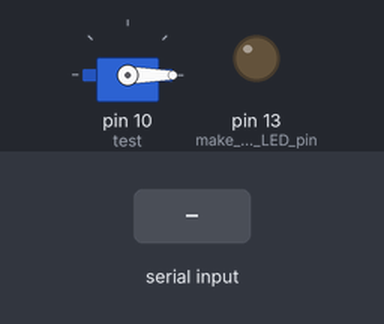
A sketch run on a simulated Arduino Uno, built with avr-gcc and run on an emulated ATmega328P. Shown: servo, output pins drawn as LEDs (lit = HIGH). The inputs (shaded band) are chosen by the test bench.

Above: at 1.2 s.
1.3 s: "90,45\n" received over Serial
At 3.4 s:
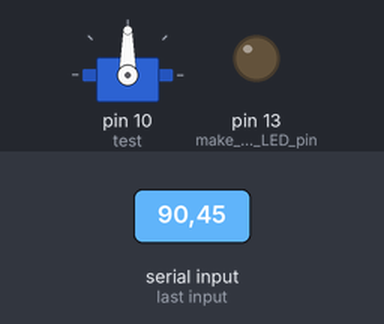
3.8 s: "30,150\n" received over Serial
At 5.4 s:
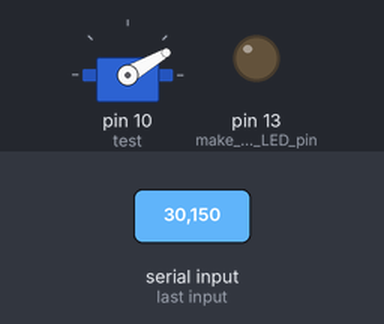
6.3 s: "200\n" received over Serial
At 8.4 s:
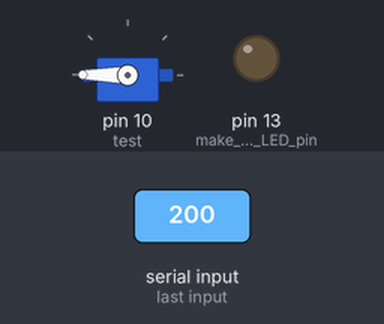
8.7 s: "90\n" received over Serial
At 10.2 s:
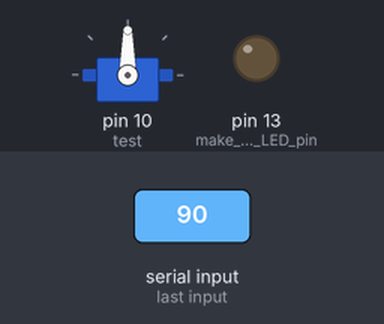
Timing chart, 0 to 11.7 s (numbered marks = the images above; inputs shaded):
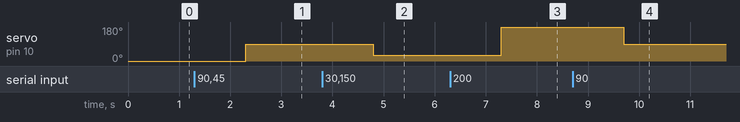

The sketch:

bluetoothComms.ino
```cpp
#include <Servo.h>

Servo test;


void setup() {
  Serial.begin(115200); //initialize serial COM at 9600 baudrate
  pinMode(LED_BUILTIN, OUTPUT); //make the LED pin (13) as output
  digitalWrite (LED_BUILTIN, LOW);
  test.attach(10);

  test.write(0);
}

void loop() {

  if (Serial.available()) {
    int servoPos = Serial.readString().toInt();
    test.write(servoPos);
  }


}
```

Measured:
- after the input at 1.3 s, servo on pin 10 (test): 0° → 90° after 1.0 s
- after the input at 3.8 s, servo on pin 10 (test): 90° → 30° after 1.0 s
- after the input at 6.3 s, servo on pin 10 (test): 30° → 180° after 1.0 s
- after the input at 8.7 s, servo on pin 10 (test): 180° → 90° after 1.0 s
